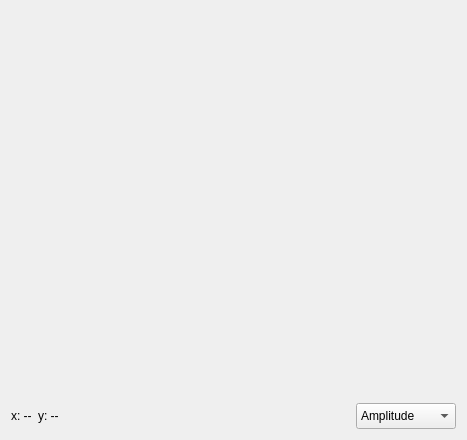
<?xml version="1.0" encoding="UTF-8"?>
<ui version="4.0">
 <class>ImageTab</class>
 <widget class="QWidget" name="ImageTab">
  <property name="geometry">
   <rect>
    <x>0</x>
    <y>0</y>
    <width>467</width>
    <height>440</height>
   </rect>
  </property>
  <property name="windowTitle">
   <string>Form</string>
  </property>
  <layout class="QVBoxLayout" name="verticalLayout" stretch="1,0">
   <item>
    <widget class="ImagePlotWidget" name="widget" native="true"/>
   </item>
   <item>
    <layout class="QHBoxLayout" name="horizontalLayout">
     <item>
      <widget class="QLabel" name="lblX">
       <property name="minimumSize">
        <size>
         <width>0</width>
         <height>26</height>
        </size>
       </property>
       <property name="text">
        <string>x: --</string>
       </property>
      </widget>
     </item>
     <item>
      <widget class="QLabel" name="lblY">
       <property name="minimumSize">
        <size>
         <width>0</width>
         <height>26</height>
        </size>
       </property>
       <property name="text">
        <string>y: --</string>
       </property>
      </widget>
     </item>
     <item>
      <spacer name="horizontalSpacer">
       <property name="orientation">
        <enum>Qt::Horizontal</enum>
       </property>
       <property name="sizeHint" stdset="0">
        <size>
         <width>40</width>
         <height>20</height>
        </size>
       </property>
      </spacer>
     </item>
     <item>
      <widget class="QComboBox" name="cmbComplex">
       <property name="minimumSize">
        <size>
         <width>100</width>
         <height>26</height>
        </size>
       </property>
       <item>
        <property name="text">
         <string>Amplitude</string>
        </property>
       </item>
       <item>
        <property name="text">
         <string>Phase</string>
        </property>
       </item>
       <item>
        <property name="text">
         <string>Real</string>
        </property>
       </item>
       <item>
        <property name="text">
         <string>Imaginary</string>
        </property>
       </item>
      </widget>
     </item>
    </layout>
   </item>
  </layout>
 </widget>
 <customwidgets>
  <customwidget>
   <class>ImagePlotWidget</class>
   <extends>QWidget</extends>
   <header>controls/imageplot/imageplotwidget.h</header>
   <container>1</container>
  </customwidget>
 </customwidgets>
 <resources/>
 <connections/>
</ui>
